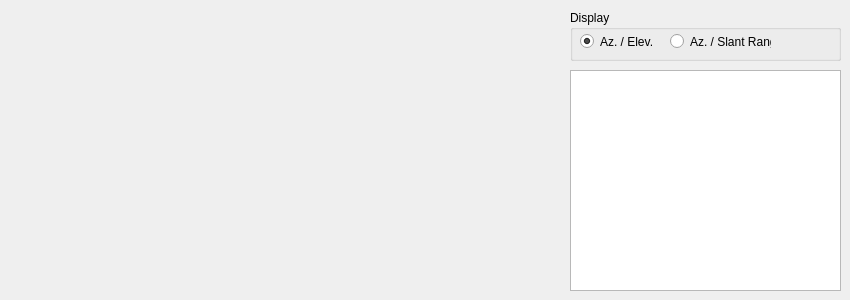
   <widget class="QWidget" name="tab">
    <attribute name="title">
     <string>Nodal Awareness</string>
    </attribute>
    <widget class="QWidget" name="nodeAware" native="true">
     <property name="geometry">
      <rect>
       <x>0</x>
       <y>0</y>
       <width>551</width>
       <height>291</height>
      </rect>
     </property>
    </widget>
    <widget class="QGroupBox" name="groupBox">
     <property name="geometry">
      <rect>
       <x>570</x>
       <y>10</y>
       <width>271</width>
       <height>51</height>
      </rect>
     </property>
     <property name="title">
      <string>Display </string>
     </property>
     <widget class="QRadioButton" name="azSlantflagButton">
      <property name="geometry">
       <rect>
        <x>10</x>
        <y>20</y>
        <width>81</width>
        <height>23</height>
       </rect>
      </property>
      <property name="text">
       <string>Az. / Elev.</string>
      </property>
      <property name="checked">
       <bool>true</bool>
      </property>
     </widget>
     <widget class="QRadioButton" name="radioButton_2">
      <property name="geometry">
       <rect>
        <x>100</x>
        <y>20</y>
        <width>101</width>
        <height>23</height>
       </rect>
      </property>
      <property name="text">
       <string>Az. / Slant Range</string>
      </property>
     </widget>
    </widget>
    <widget class="QTableView" name="nodeTable">
     <property name="geometry">
      <rect>
       <x>570</x>
       <y>70</y>
       <width>271</width>
       <height>221</height>
      </rect>
     </property>
    </widget>
   </widget>
